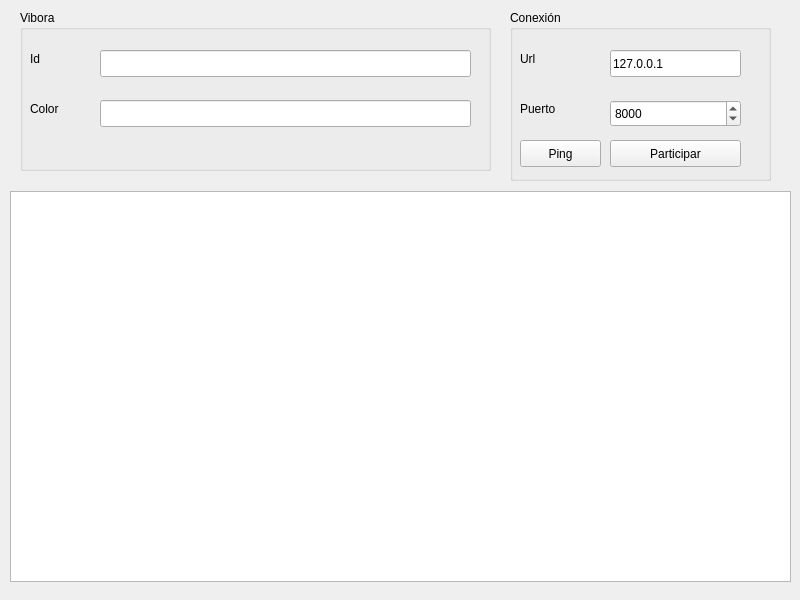
<?xml version="1.0" encoding="UTF-8"?>
<ui version="4.0">
 <class>MainWindow</class>
 <widget class="QMainWindow" name="MainWindow">
  <property name="geometry">
   <rect>
    <x>0</x>
    <y>0</y>
    <width>800</width>
    <height>600</height>
   </rect>
  </property>
  <property name="windowTitle">
   <string>Cliente</string>
  </property>
  <widget class="QWidget" name="centralwidget">
   <widget class="QTableWidget" name="tableWidget">
    <property name="geometry">
     <rect>
      <x>10</x>
      <y>191</y>
      <width>781</width>
      <height>391</height>
     </rect>
    </property>
   </widget>
   <widget class="QGroupBox" name="groupBox">
    <property name="geometry">
     <rect>
      <x>20</x>
      <y>10</y>
      <width>471</width>
      <height>161</height>
     </rect>
    </property>
    <property name="title">
     <string>Vibora</string>
    </property>
    <widget class="QLabel" name="lab_id">
     <property name="geometry">
      <rect>
       <x>10</x>
       <y>40</y>
       <width>68</width>
       <height>17</height>
      </rect>
     </property>
     <property name="text">
      <string>Id</string>
     </property>
    </widget>
    <widget class="QLabel" name="lab_color">
     <property name="geometry">
      <rect>
       <x>10</x>
       <y>90</y>
       <width>68</width>
       <height>17</height>
      </rect>
     </property>
     <property name="text">
      <string>Color</string>
     </property>
    </widget>
    <widget class="QLineEdit" name="edit_id">
     <property name="geometry">
      <rect>
       <x>80</x>
       <y>40</y>
       <width>371</width>
       <height>27</height>
      </rect>
     </property>
    </widget>
    <widget class="QLineEdit" name="edit_color">
     <property name="geometry">
      <rect>
       <x>80</x>
       <y>90</y>
       <width>371</width>
       <height>27</height>
      </rect>
     </property>
    </widget>
   </widget>
   <widget class="QGroupBox" name="groupBox_2">
    <property name="geometry">
     <rect>
      <x>510</x>
      <y>10</y>
      <width>261</width>
      <height>171</height>
     </rect>
    </property>
    <property name="title">
     <string>Conexión</string>
    </property>
    <widget class="QLabel" name="lab_url">
     <property name="geometry">
      <rect>
       <x>10</x>
       <y>40</y>
       <width>68</width>
       <height>17</height>
      </rect>
     </property>
     <property name="text">
      <string>Url</string>
     </property>
    </widget>
    <widget class="QLabel" name="lab_puerto">
     <property name="geometry">
      <rect>
       <x>10</x>
       <y>90</y>
       <width>68</width>
       <height>17</height>
      </rect>
     </property>
     <property name="text">
      <string>Puerto</string>
     </property>
    </widget>
    <widget class="QLineEdit" name="edit_line">
     <property name="geometry">
      <rect>
       <x>100</x>
       <y>40</y>
       <width>131</width>
       <height>27</height>
      </rect>
     </property>
     <property name="text">
      <string>127.0.0.1</string>
     </property>
    </widget>
    <widget class="QSpinBox" name="spin_puerto">
     <property name="geometry">
      <rect>
       <x>100</x>
       <y>90</y>
       <width>131</width>
       <height>27</height>
      </rect>
     </property>
     <property name="maximum">
      <number>66000</number>
     </property>
     <property name="value">
      <number>8000</number>
     </property>
    </widget>
    <widget class="QPushButton" name="ping">
     <property name="geometry">
      <rect>
       <x>10</x>
       <y>130</y>
       <width>81</width>
       <height>27</height>
      </rect>
     </property>
     <property name="text">
      <string>Ping</string>
     </property>
    </widget>
    <widget class="QPushButton" name="participar">
     <property name="geometry">
      <rect>
       <x>100</x>
       <y>130</y>
       <width>131</width>
       <height>27</height>
      </rect>
     </property>
     <property name="text">
      <string>Participar</string>
     </property>
    </widget>
   </widget>
  </widget>
 </widget>
 <resources/>
 <connections/>
</ui>
